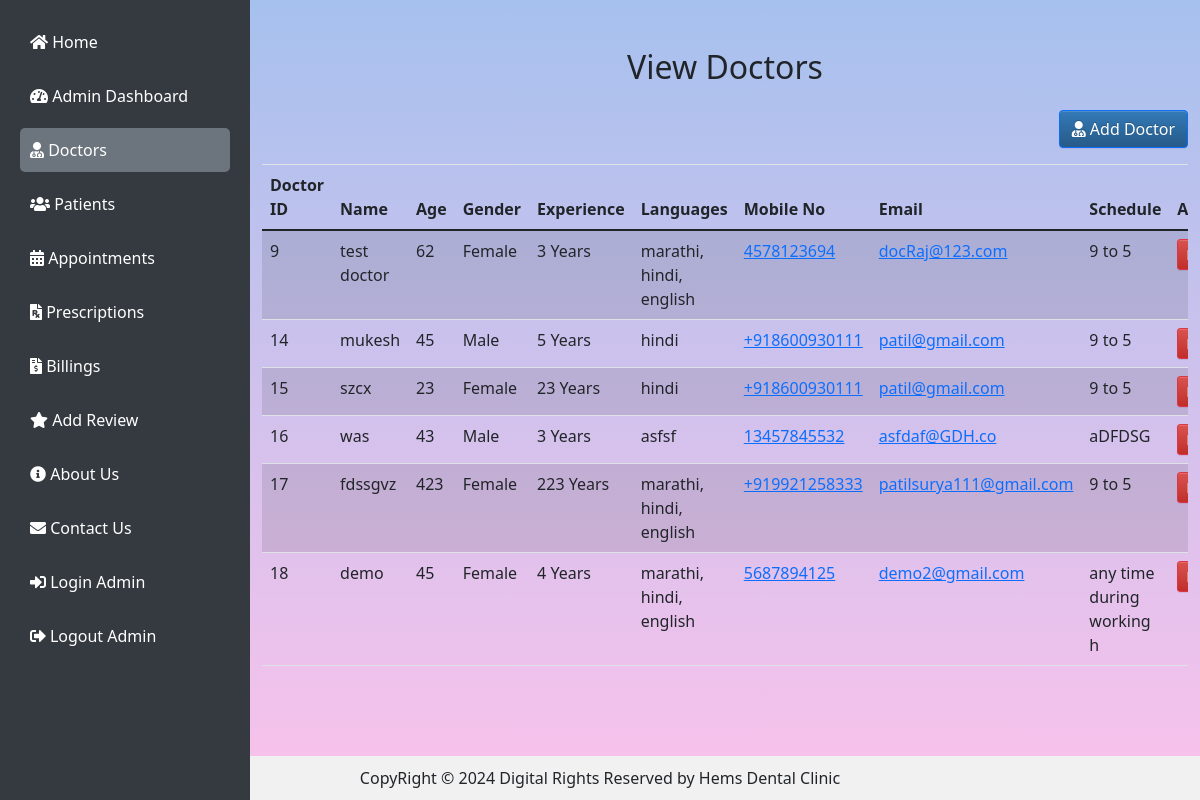
The app's page /viewDoctor/ (signed in), older data.
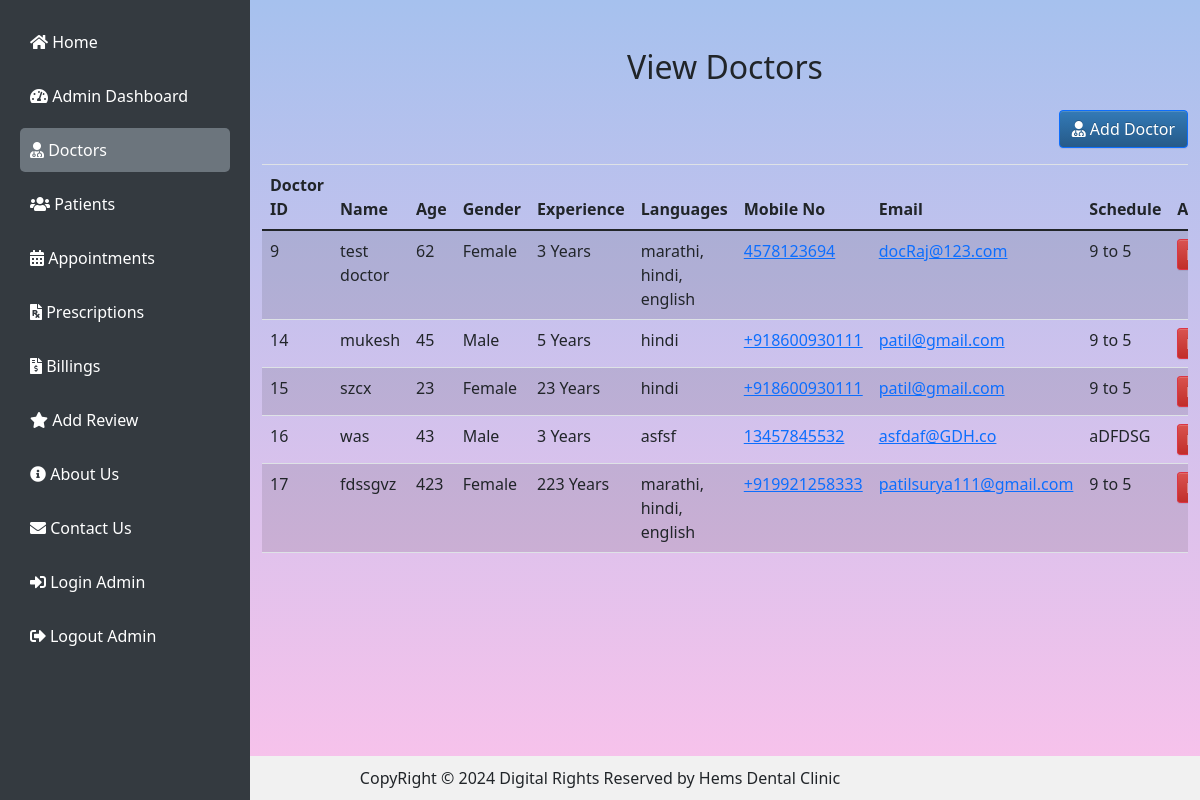
The same page, newer data.
### clinic/models.py (models this page shows, shortened)
class Doctor(models.Model):
    doctor_id = models.AutoField(primary_key=True)
    age = models.IntegerField()
    name = models.CharField(max_length=50, null=True)
    gender = models.CharField(max_length=10, choices=[('Male', 'Male'), ('Female', 'Female'), ('Other', 'Other')])
    experince = models.IntegerField()
    languages = models.CharField(max_length=25)
    mobile_number = models.CharField(max_length=15)
    email = models.EmailField()
    schedule = models.CharField(max_length=25, blank= True)

### clinic/views.py (the view)
# urls.py: path('viewDoctor/', view_doctor, name='viewDoctor'),
def view_doctor(request):
    if not request.user.is_authenticated:
        return redirect('login_admin')
    doctors = Doctor.objects.all()
    doc_obj = {'doctor': doctors}
    if request.method == 'POST':
        docForm = Doctor_form(request.POST)
        if docForm.is_valid():
            docForm.save()
            return redirect('viewDoctor')
    else:
        docForm = Doctor_form()
    doc_obj['docForm'] = docForm
    return render(request, 'viewDoctor.html', doc_obj)

### clinic/templates/viewDoctor.html (shortened to what this page needs)
{% extends "basePage.html" %}
{% load static %}
{% load crispy_forms_tags %}
{% block content %}
<div class="container my-5">
    <div class="table-container">
        <h2 class="mb-4 text-center">View Doctors</h2>
        <div class="d-flex justify-content-end mb-3">
            <button type="button" class="btn btn-primary" data-bs-toggle="modal" data-bs-target="#addDoctorModal">
                <i class="fas fa-user-md"></i> Add Doctor
            </button>
        </div>
        <div class="table-responsive">
            <table class="table table-hover table-striped" id="doctorsTable">
                <thead>
                    <tr>
                        <th>Doctor ID</th>
                        <th>Name</th>
                        <th>Age</th>
                        <th>Gender</th>
                        <th>Experience</th>
                        <th>Languages</th>
                        <th>Mobile No</th>
                        <th>Email</th>
                        <th>Schedule</th>
                        <th>Action</th>
                    </tr>
                </thead>
                <tbody>
                    {% for i in doctor %}
                    <tr>
                        <td>{{i.doctor_id}}</td>
                        <td>{{i.name}}</td>
                        <td>{{i.age}}</td>
                        <td>{% if i.gender == 'M'%} Male {% else %}{{i.gender}}{% endif %}</td>
                        <td>{{i.experince}} Years</td>
                        <td>{{i.languages}}</td>
                        <td><a href="tel:{{i.mobile_number}}">{{i.mobile_number}}</a></td>
                        <td><a href="mailto:{{i.email}}">{{i.email}}</a></td>
                        <td>{{i.schedule}}</td>
                        <td>
                            <div class="btn-group" role="group">
                                <a href="{% url 'deleteDoctor' did=i.doctor_id %}"
                                    onclick="return confirm('Are you sure you want to delete?')"
                                    class="btn btn-danger btn-sm">Delete</a>
                            </div>
                        </td>
                    </tr>
                    {% endfor %}
                </tbody>
            </table>
        </div>
    </div>
</div>
{% endblock content %}

Row changes from the older to the newer data that the page shows:
removed Doctor: doctor_id "18", name "demo", age "45", gender "Female", experince "4", languages "marathi, hindi, english", mobile_number "5687894125", email "demo2@gmail.com", schedule "any time during working h"
